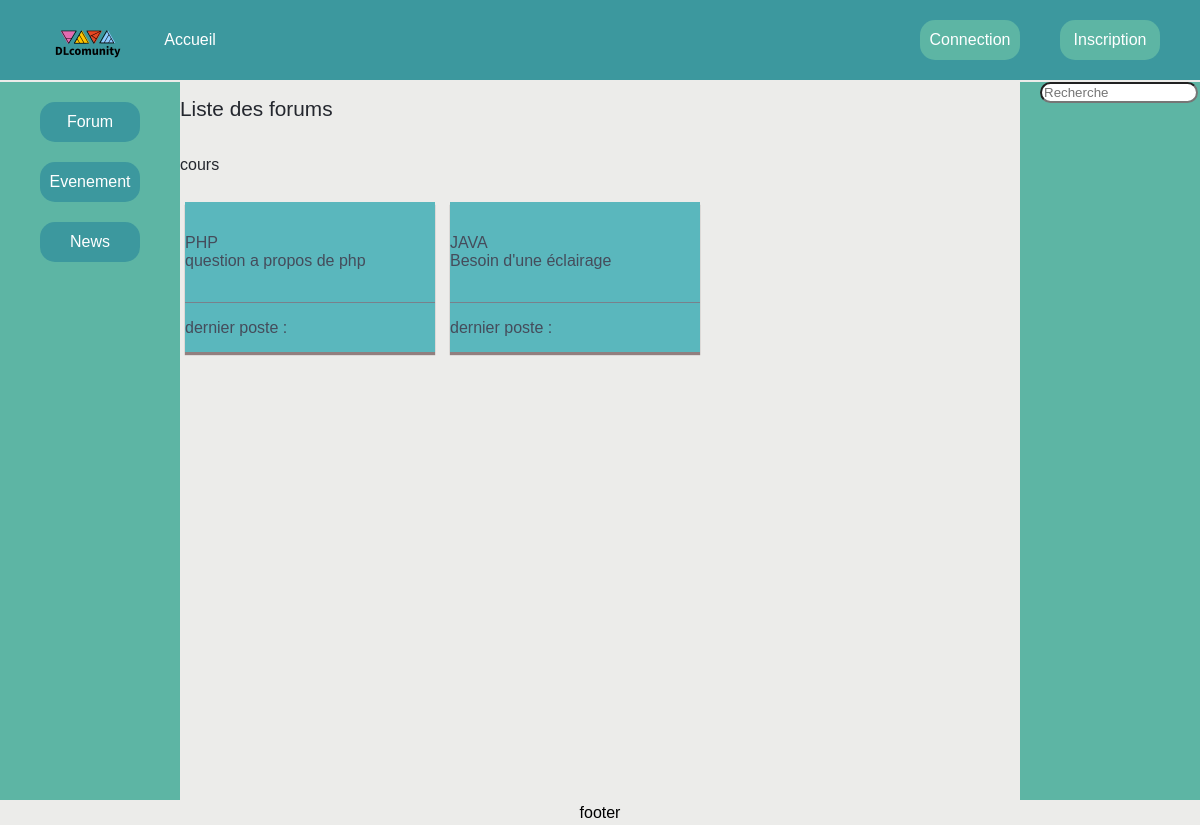
The page / on the database its author committed.
### tables this page shows
CREATE TABLE `sub_category` (
  `id_sub_category` mediumint(9) NOT NULL,
  `sub_category_name` varchar(100) NOT NULL,
  `sub_category_description` varchar(100) NOT NULL,
  `id_category` mediumint(9) NOT NULL,
  `image_sub_category` varchar(250) DEFAULT NULL
);

CREATE TABLE `category` (
  `id_category` mediumint(9) NOT NULL,
  `category_name` varchar(250) NOT NULL
);

### model/Requete.php (called while the page is built, shortened)
<?php
class Requete {
    public static function getResults(string $query) {
        $res = NULL;
        $query = trim($query);
        if (isset($query) && $query != "") {
            $bdb = ConnectionSingleton::getInstance();
            $reponse = $bdb->query($query);
            if ($reponse) {
                $reponse->setFetchMode(PDO::FETCH_ASSOC);
                $res = $reponse->fetchall();
            } else {
                self::$erreur = $bdb->errorInfo();
            }
        }
        return $res;
    }
    public static function listCategorieSoucategrie() {
        $sql = "SELECT category_name , sub_category_name , sub_category_description, id_sub_category\n"
                . "FROM category INNER JOIN sub_category ON category.id_category = sub_category.id_category";
        $result = self::getResults($sql);
        return $result;
    }
}

### view/listeCategoryView.php (the view, shortened to what this page needs)
<div class="titre" ><h2>Liste des forums</h2></div>
<?php
$temp = NULL;
foreach ($listCategorieSoucategrie as $list) {
    if (!isset($temp)) {
        ?>
        <div class="titre" >
            <h3> <?=
                $list['category_name'];
                $temp = $list['category_name'];
                ?>
            </h3>
        </div>
    <?php }
    ?>
    <div class="elemen" >
        <div class="soustitre">   <a href="index.php?idSousCategory=<?= $list['id_sub_category'] ; ?> ">
                <?= $list['sub_category_name'] . "<br>" . $list['sub_category_description']; ?>  </a>
        </div>
        <div class="dernierPost"> <a href="#" > dernier poste : </a> </div>
    </div>
<?php }
?>
<?php $content = ob_get_clean(); ?>
<?php require('template.php'); ?>

### index.php (shortened to what this page needs)
<?php
require ('controller/frontend.php');
if (isset($_GET['idSousCategory']) && is_numeric($_GET['idSousCategory']) && $_GET['idSousCategory'] > 0) {
    listeSujet(trim($_GET['idSousCategory']));
} elseif (isset($_GET['idSujet']) && is_numeric($_GET['idSujet']) && $_GET['idSujet'] > 0) {
    listeMessages(trim($_GET['idSujet']));
} elseif (isset($_GET['conn']) && $_GET['conn'] == 1) {
    connection();
} elseif (isset($_POST['pseudo']) && isset($_POST['motdepass'])) {
    connection($_POST['motdepass'], $_POST['pseudo']);
} elseif (isset($_GET['deconnection'])) {
    deconnection();
} elseif (isset($_GET['inscription']) && $_GET['inscription'] == 1) {
    inscription();
}elseif (isset($_GET['Administrateur'])) {
    administrateur();
}  elseif (isset($_POST['nom']) && isset ($_POST['prenom']) && isset ($_POST['pseudo']) && isset ($_POST['email']) && isset ($_POST['motdepass1']) && isset ($_POST['motdepass2'])) {
    inscription($_POST['nom'], $_POST['prenom'], $_POST['pseudo'], $_POST['email'], $_POST['motdepass1'], $_POST['motdepass2'])  ;
} else {
    listeForum();
}

### controller/frontend.php (shortened to what this page needs)
<?php
require_once('model/Requete.php');
function listeForum() {
    $listCategorieSoucategrie = Requete::listCategorieSoucategrie();
    if ($listCategorieSoucategrie) {
        require ('view/listeCategoryView.php');
    } else {
        require ('view/pageEmpty.php');
    }
}

### view/template.php (shortened to what this page needs)
<!DOCTYPE html>
<html>
    <head>
        <link href="public/css/style.css" rel="stylesheet" />
    </head>
    <body>
        <div class="body" >
            <div class="tete" >
                <div class="accueille" >
                    <div class="accueille1" ><a href="index.php?forum"><img src="public/img/logo.png" alt="logo" height="100" width="100"> </a> </div>
                    <div class="accueille2" > <a href="index.php"class="a" >Accueil </a></div>
                </div>
                <div class="connection" >
                    <?php if (!isset($_SESSION['pseudo'])) { ?>
                        <div class="accueille3" > <a href="index.php?conn=1" class="a" >Connection</a></div>
                        <div class="accueille3" > <a href="index.php?inscription=1" class="a" >Inscription</a></div>
                    <?php } else { ?>
                        <div class="accueille3" > <a href="index.php?deconnection=1" class="a" >Deconnection</a></div>
                    <?php } ?>
                </div>
            </div>
            <div class="nav1" >
                <div class="boutonvan1" > <a href="index.php?forum" >Forum</a> </div>
                <div class="boutonvan1" > <a href="index.php?Evenement" >Evenement</a></div>
                <div class="boutonvan1" > <a href="index.php?News" >News</a></div>
            </div>
            <div class="corp" >
                <?= $content ?>
            </div>
            <div class="nav2" >
                <div class="recher" >
                    <form class="form">
                        <div class="recherche">
                            <input type="text" name="keyword" placeholder="Recherche"/>
                        </div>
                    </form>
                </div>
            </div>
            <div class="pied" >
                <div >footer</div>
            </div>
        </div>
    </body>
</html>

### public/css/style.css (style rules this page uses)
body { margin: 0; font-family: 'Montserrat', sans-serif; }
.body { display: flex ; align-content: flex-start ; flex-wrap: wrap ; background-color: #ececea ; }
.tete { width: 100% ; height: 80px ; display: flex ; background-color: #3c989e ; }
.accueille { display: flex ; align-items: center ; width: 50% ; }
.accueille1 { margin-top: 15px ; margin-left: 40px ; }
.accueille2 { display: flex ; align-items: center ; justify-content: center; height: 40px; width: 100px ; border-radius : 5px; }
a { text-decoration:none ; color: rgb(255, 255, 255); }
.connection { display: flex ; align-items: center ; justify-content: flex-end ; width: 50% ; }
.accueille3 { display: flex ; align-items: center ; justify-content: center; height: 40px; width: 100px ; border-radius : 15px; background: #5db5a4 ; margin-right: 40px; }
.nav1 { width: 15% ; display: flex ; flex-direction: column ; align-items: center ; margin-top: 2px ; background-color: #5db5a4 ; }
.boutonvan1 { display: flex ; align-items: center ; justify-content: center; height: 40px; width: 100px ; border-radius : 5px; border-radius : 15px; background: #3c989e ; margin-top: 20px ; }
.corp { width: 70% ; min-height: 90vh ; display: flex ; flex-wrap: wrap ; align-content: flex-start ; }
.corp a { color: #454c5b ; }
.elemen { width: 250px ; height: 150px ; margin: 2px 10px 0px 5px ; box-shadow: 0px 3px 1px 0px rgba(145, 127, 127, 1); background-color: #5ab7bd; }
.soustitre { height: 100px ; border-bottom: 1px solid #79818b ; display: flex ; align-items: center ; }
.dernierPost { height: 50px ; display: flex ; align-items: center ; }
.titre { width: 100% ; height: 40px ; padding-bottom: 20px ; }
.titre h2 { color: #24272e ; font-size: 1.3em ; font-weight: normal; }
.titre h3 { color: #24272e ; font-size: 1em ; font-weight: normal; }
.nav2 { width: 15% ; background-color: #5db5a4 ; margin-top: 2px; }
.pied { width: 100% ; height: 25px; display: flex ; align-items: center ; justify-content: space-around ; }
.form input { width:150px; border-radius:15px; height:15px; margin-left: 20px ; }

### rows shown on the page
sub_category: id_category.category_name "cours", sub_category_name "PHP", sub_category_description "question a propos de php"
sub_category: sub_category_name "JAVA", sub_category_description "Besoin d'une éclairage"
